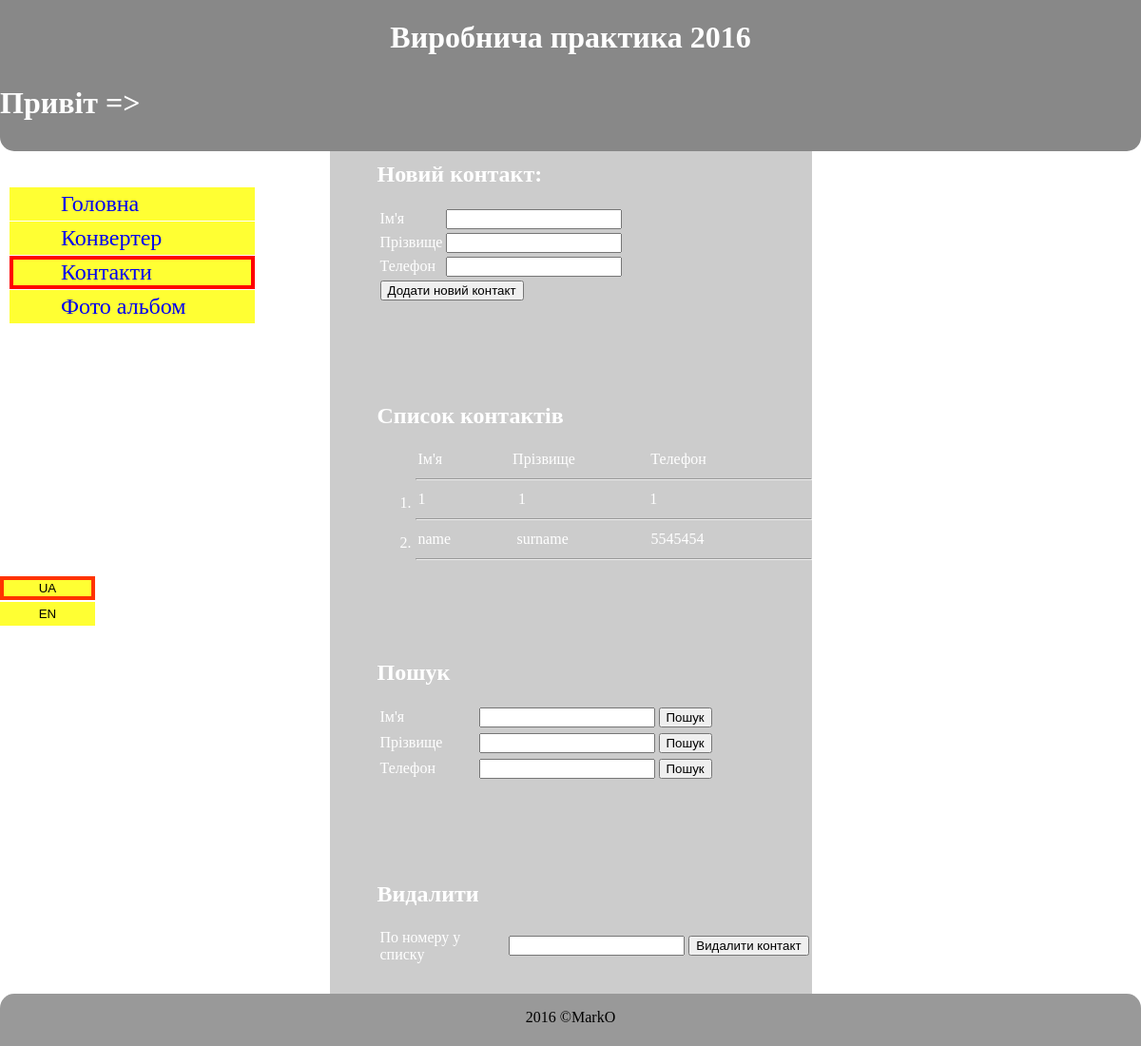
Screenshot of /pract/index.php?page=tel with the database file from the repository.
### tables this page shows
CREATE TABLE IF NOT EXISTS `tel_table` (
  `id` int(10) unsigned NOT NULL AUTO_INCREMENT,
  `name` varchar(55) NOT NULL,
  `surname` varchar(55) NOT NULL,
  `tel` int(10) unsigned NOT NULL,
  PRIMARY KEY (`id`),
  UNIQUE KEY `tel` (`tel`)
);

CREATE TABLE IF NOT EXISTS `pages` (
  `id` int(10) unsigned NOT NULL AUTO_INCREMENT,
  `title` varchar(155) NOT NULL,
  `title_url` varchar(155) NOT NULL,
  `description` varchar(255) NOT NULL,
  `keywords` text NOT NULL,
  `lang` varchar(2) NOT NULL DEFAULT 'ua',
  PRIMARY KEY (`id`)
);

### pract/index.php (called while the page is built, shortened)
<?php
    include 'function/db_func.php';
    if (empty($_GET['page'])) {
        $page = 'index';
    } else {
        $page = $_GET['page'];
    }
    if (!isset($_SESSION['lang'])) {
        $lang = 'ua';
    } else {
        $lang = $_SESSION['lang'];
    }
    $page_data = page_data($page, $lang);
    include($_SERVER['DOCUMENT_ROOT'].'/pract/layouts/site.php');
?>

### pract/function/lang/ua.php (called while the page is built)
<?php
    function lang($str) {
        $lang = array(
            'hello' => 'Привіт',
            'main_page' => 'Головна сторінка',
            'new_category' => 'Нова категорія',
            'category' => 'Категорія',
            'add_new_category' => 'Додати нову категорію',
            'new_dimension' => 'Нова величина',
            'select_category' => 'Виберіть категорію',
            'dimension' => 'Величина',
            'add' => 'Додати',
            'convert' => 'Конвертація',
            'convert_in' => 'Конвертувати у',
            'get_result' => 'Отримати результат',
            'number' => 'Число',
            'name' => 'Ім\'я',
            'surname' => 'Прізвище',
            'tel' => 'Телефон',
            'insert_relations' => 'Редагувати категорію',
            'insert_dimension' => 'Редагувати величину',
            'insert' => 'Змінити'
        );
        $str = $lang[$str];
        if(in_array($str, $lang)) {
            return $str;
        } else {
            return false;
        }
    }
?>

### pract/function/db_func.php (called while the page is built, shortened)
<?php
    function db_connect() {
        include 'function/config.php';
        $connection = new mysqli($host, $user, $password, $database);
        $connection->query(" SET NAMES 'utf8' ");
        return $connection;
    }
    function db_result_to_array($result) {
        $res_array = array();
        $count = 0;
        while($row = mysqli_fetch_array($result)) {
            $res_array[$count] = $row;
            $count++;
        }
        return $res_array;
    }
    function get_tel() {
        $connection = db_connect();
        $query = " SELECT * FROM tel_table ORDER BY tel_table.name ";
        $result = mysqli_query($connection, $query);
        $result = db_result_to_array($result);
        return $result;
    }
    function page_data($title, $lang) {
        $connection = db_connect();
        $query = sprintf(" SELECT * FROM pages WHERE pages.title_url = '%s' AND  pages.lang = '%s' ",
                        mysqli_real_escape_string($connection, $title),
                        mysqli_real_escape_string($connection, $lang));
        $result = mysqli_query($connection, $query);
        $row = mysqli_fetch_array($result);
        return $row;
    }
    function get_menu($lang) {
        $connection = db_connect();
        $query = sprintf(" SELECT * FROM pages WHERE pages.lang = '%s' ",
                        mysqli_real_escape_string($connection, $lang));
        $result = mysqli_query($connection, $query);
        $result = db_result_to_array($result);
        return $result;
    }
?>

### pract/layouts/tel.php (the view, shortened to what this page needs)
<div class="tel">
    <form action="" method="post">
        <h2>Новий контакт:</h2>
        <table>
            <tr>
                <td>
                    <?=lang('name');?>
                </td>
                <td>
                    <input type="text" name="name" />
                </td>
            </tr>
            <tr>
                <td>
                    <?=lang('surname');?>
                </td>
                <td>
                    <input type="text" name="surname" />
                </td>
            </tr>
            <tr>
                <td>
                    <?=lang('tel');?>
                </td>
                <td>
                    <input type="tel" name="tel" />
                </td>
            </tr>
            <tr>
                <td colspan="2">
                    <input type="submit" name="add_tel" value="Додати новий контакт" />
                </td>
            </tr>
        </table>
    </form>
</div>
<div class="tel">
    <h2>Список контактів</h2>
    <ol>
        <?php
            $contact = get_tel();
            if (get_tel()) {
        ?>
            <table>
                <tr>
                    <td width="150px">
                        <?=lang('name');?>
                    </td>
                    <td width="200px">
                        <?=lang('surname');?>
                    </td>
                    <td width="250px">
                        <?=lang('tel');?>
                    </td>
                </tr>
            </table>
            <hr />
        <?php
            }
            foreach($contact as $item):
        ?>
        <li>
            <table>
                <tr>
                    <td width="150px">
                        <?=$item['name'];?>
                    </td>
                    <td width="200px">
                        <?=$item['surname'];?>
                    </td>
                    <td width="250px">
                        <?=$item['tel'];?>
                    </td>
                </tr>
            </table>
        </li>
        <hr />
        <?php
            endforeach;
        ?>
    </ol>
</div>
<div class="tel">
    <h2>Пошук</h2>
    <form action="" method="post">
        <table>
            <tr>
                <td width="100px">
                    <?=lang('name');?>
                </td>
                <td>
                    <input type="search" name="search" />
                </td>
                <td>
                    <input type="submit" name="search_name" value="Пошук" />
                </td>
            </tr>
        </table>
    </form>
    <form action="" method="post">
        <table>
            <tr>
                <td width="100px">
                    <?=lang('surname');?>
                </td>
                <td>
                    <input type="search" name="search2" />
                </td>
                <td>
                    <input type="submit" name="search_surname" value="Пошук" />
                </td>
            </tr>
        </table>
    </form>
    <form action="" method="post">
        <table>
            <tr>
                <td width="100px">
                    <?=lang('tel');?>
                </td>
                <td>
                    <input type="search" name="search3" />
                </td>
                <td>
                    <input type="submit" name="search_tel" value="Пошук" />
                </td>
            </tr>
        </table>
    </form>
</div>
<div class="tel">
    <h2>Видалити</h2>
    <form action="" method="post">
        <table>
            <tr>
                <td width="150px">
                    По номеру у списку
                </td>
                <td>
                    <input type="search" name="del" />
                </td>
                <td>
                    <input type="submit" name="del_tel" value="Видалити контакт" />
                </td>
            </tr>
        </table>
    </form>
    <br />
    <br />
    <form action="" method="post">
        <table>
            <tr>
                <td width="150px">
                </td>
                <td width="150px">
                </td>
                <td>
                </td>
            </tr>
        </table>
    </form>
</div>

### pract/layouts/menu.php
<ul>
    <?php
        $menu = get_menu($lang);
        foreach($menu as $item):
    ?>
        <li>
            <a href="index.php?page=<?=$item['title_url'];?>" <?php if($page == $item['title_url']) echo "class='menu-active'";?> >
                <?=$item['title'];?>
            </a>
        </li>
    <?php
        endforeach;
    ?>
</ul>

### pract/styles/style.css (style rules this page uses)
html { height: 100%; }
body { height: 100%; margin: 0; padding: 0; }

### pract/styles/menu.css (style rules this page uses)
#menu ul li { list-style: none; }
#menu a { background-color: #ff3; border: 4px solid #ff3; display: inline-block; font-size: 150%; padding: 0 50px; margin-top: 1px; text-decoration: none; width: 150px; }
#menu .menu-active { border: 4px solid #f00; }

### pract/styles/tel.css (style rules this page uses)
.tel { margin: 120px 0 -15px 50px; }

### rows the page displays
tel_table: name "1", surname "1", tel "1"
tel_table: name "name", surname "surname", tel "5545454"
pages: title "Головна"
pages: title "Конвертер"
pages: title "Контакти"
pages: title "Фото альбом"

### other values shown
lang('hello') "Привіт"
lang('name') "Ім'я"
lang('surname') "Прізвище"
lang('tel') "Телефон"
